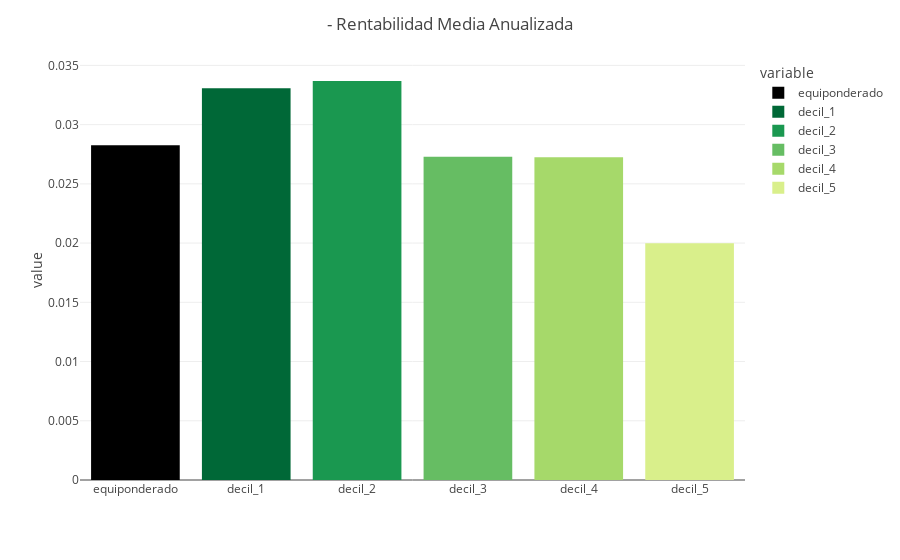

Notebook cell for this chart:
### Code cell
pl.plot_rentabilidad_media(deciles_df)

### Figure 1 — Plotly figure (JSON) as saved in the notebook; plotly's stock layout.template omitted (floating-point values rounded to 4 significant figures)
{"data": [{"alignmentgroup": "True", "hovertemplate": "variable=equiponderado<br>index=%{x}<br>value=%{y}<extra></extra>", "legendgroup": "equiponderado", "marker": {"color": "#000000", "pattern": {"shape": ""}}, "name": "equiponderado", "offsetgroup": "equiponderado", "orientation": "v", "showlegend": true, "textposition": "auto", "type": "bar", "x": ["equiponderado", "decil_1", "decil_2", "decil_3", "decil_4", "decil_5"], "xaxis": "x", "y": [0.02825, 0, 0, 0, 0, 0], "yaxis": "y"}, {"alignmentgroup": "True", "hovertemplate": "variable=decil_1<br>index=%{x}<br>value=%{y}<extra></extra>", "legendgroup": "decil_1", "marker": {"color": "rgb(0,104,55)", "pattern": {"shape": ""}}, "name": "decil_1", "offsetgroup": "decil_1", "orientation": "v", "showlegend": true, "textposition": "auto", "type": "bar", "x": ["equiponderado", "decil_1", "decil_2", "decil_3", "decil_4", "decil_5"], "xaxis": "x", "y": [0, 0.03306, 0, 0, 0, 0], "yaxis": "y"}, {"alignmentgroup": "True", "hovertemplate": "variable=decil_2<br>index=%{x}<br>value=%{y}<extra></extra>", "legendgroup": "decil_2", "marker": {"color": "rgb(26,152,80)", "pattern": {"shape": ""}}, "name": "decil_2", "offsetgroup": "decil_2", "orientation": "v", "showlegend": true, "textposition": "auto", "type": "bar", "x": ["equiponderado", "decil_1", "decil_2", "decil_3", "decil_4", "decil_5"], "xaxis": "x", "y": [0, 0, 0.03368, 0, 0, 0], "yaxis": "y"}, {"alignmentgroup": "True", "hovertemplate": "variable=decil_3<br>index=%{x}<br>value=%{y}<extra></extra>", "legendgroup": "decil_3", "marker": {"color": "rgb(102,189,99)", "pattern": {"shape": ""}}, "name": "decil_3", "offsetgroup": "decil_3", "orientation": "v", "showlegend": true, "textposition": "auto", "type": "bar", "x": ["equiponderado", "decil_1", "decil_2", "decil_3", "decil_4", "decil_5"], "xaxis": "x", "y": [0, 0, 0, 0.02729, 0, 0], "yaxis": "y"}, {"alignmentgroup": "True", "hovertemplate": "variable=decil_4<br>index=%{x}<br>value=%{y}<extra></extra>", "legendgroup": "decil_4", "marker": {"color": "rgb(166,217,106)", "pattern": {"shape": ""}}, "name": "decil_4", "offsetgroup": "decil_4", "orientation": "v", "showlegend": true, "textposition": "auto", "type": "bar", "x": ["equiponderado", "decil_1", "decil_2", "decil_3", "decil_4", "decil_5"], "xaxis": "x", "y": [0, 0, 0, 0, 0.02724, 0], "yaxis": "y"}, {"alignmentgroup": "True", "hovertemplate": "variable=decil_5<br>index=%{x}<br>value=%{y}<extra></extra>", "legendgroup": "decil_5", "marker": {"color": "rgb(217,239,139)", "pattern": {"shape": ""}}, "name": "decil_5", "offsetgroup": "decil_5", "orientation": "v", "showlegend": true, "textposition": "auto", "type": "bar", "x": ["equiponderado", "decil_1", "decil_2", "decil_3", "decil_4", "decil_5"], "xaxis": "x", "y": [0, 0, 0, 0, 0, 0.01998], "yaxis": "y"}], "layout": {"barmode": "relative", "legend": {"title": {"text": "variable"}, "tracegroupgap": 0}, "margin": {"t": 60}, "title": {"text": " - Rentabilidad Media Anualizada"}, "xaxis": {"anchor": "y", "domain": [0, 1], "title": {}}, "yaxis": {"anchor": "x", "domain": [0, 1], "title": {"text": "value"}}}}
